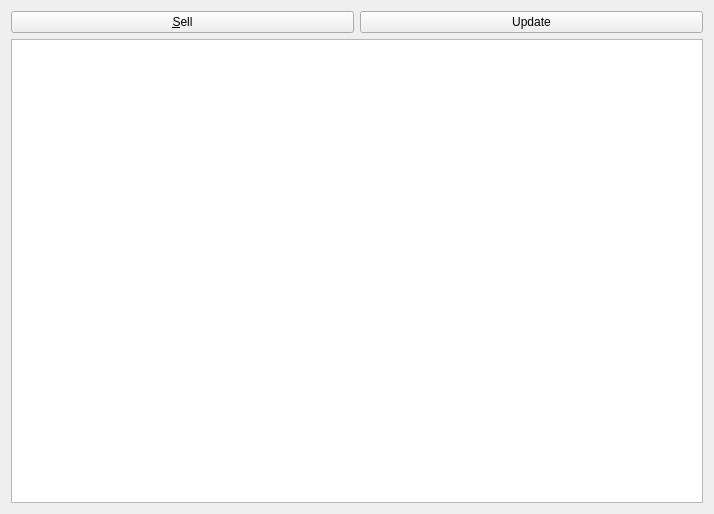
<?xml version="1.0" encoding="UTF-8"?>
<ui version="4.0">
 <class>residuesFilialForm</class>
 <widget class="QWidget" name="residuesFilialForm">
  <property name="geometry">
   <rect>
    <x>0</x>
    <y>0</y>
    <width>714</width>
    <height>514</height>
   </rect>
  </property>
  <property name="windowTitle">
   <string>Form</string>
  </property>
  <layout class="QGridLayout" name="gridLayout_3">
   <item row="0" column="0">
    <layout class="QGridLayout" name="gridLayout">
     <item row="1" column="0">
      <layout class="QVBoxLayout" name="verticalLayout">
       <item>
        <layout class="QGridLayout" name="gridLayout_2">
         <item row="2" column="1">
          <widget class="QTableView" name="filialTableView"/>
         </item>
         <item row="0" column="1">
          <layout class="QHBoxLayout" name="horizontalLayout">
           <item>
            <widget class="QPushButton" name="pushButtonSell">
             <property name="text">
              <string>&amp;Sell</string>
             </property>
            </widget>
           </item>
           <item>
            <widget class="QPushButton" name="pushButtonUpdate">
             <property name="text">
              <string>Update</string>
             </property>
            </widget>
           </item>
          </layout>
         </item>
        </layout>
       </item>
      </layout>
     </item>
    </layout>
   </item>
  </layout>
 </widget>
 <resources/>
 <connections/>
</ui>
